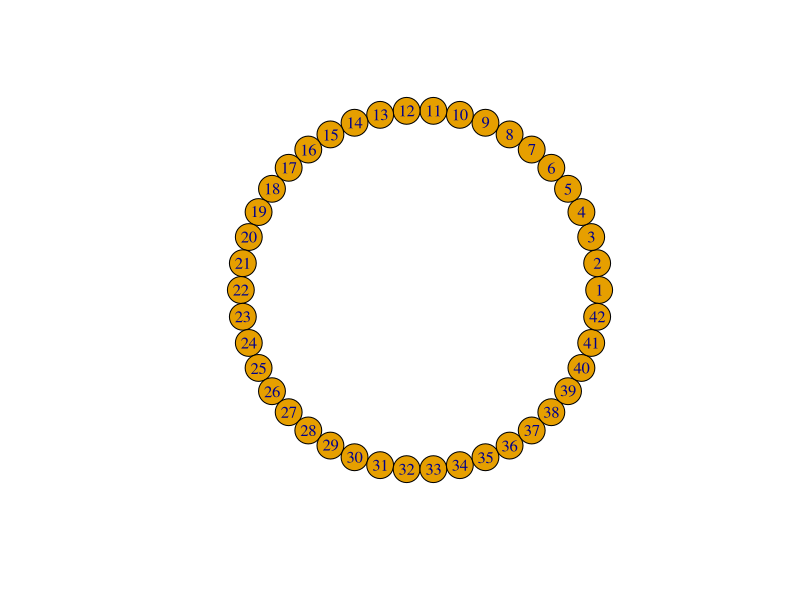
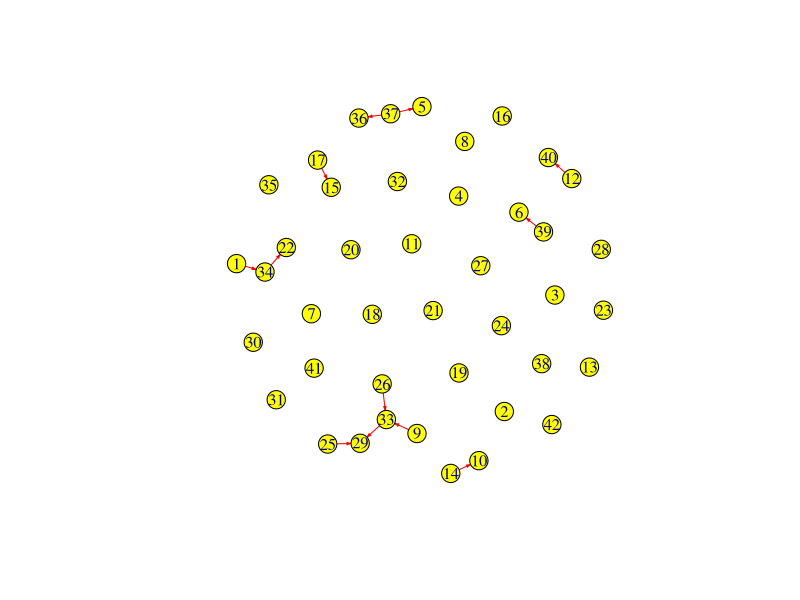
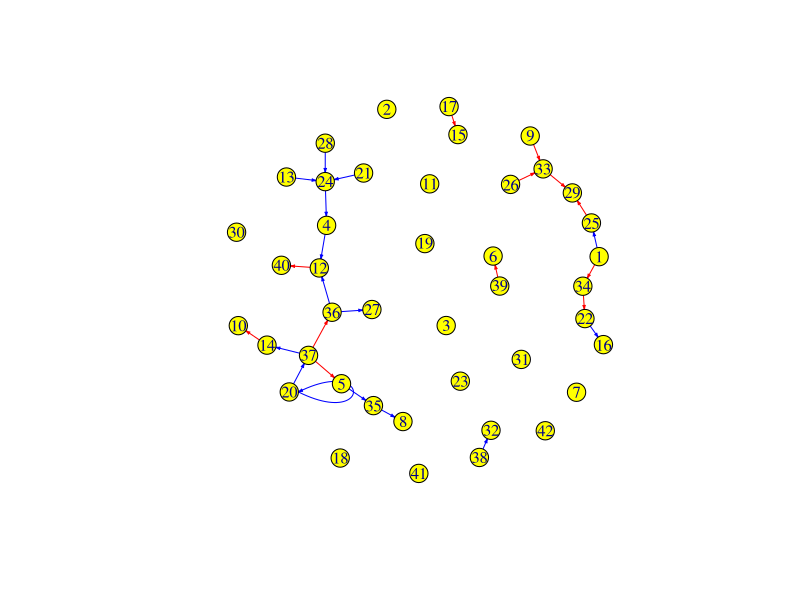
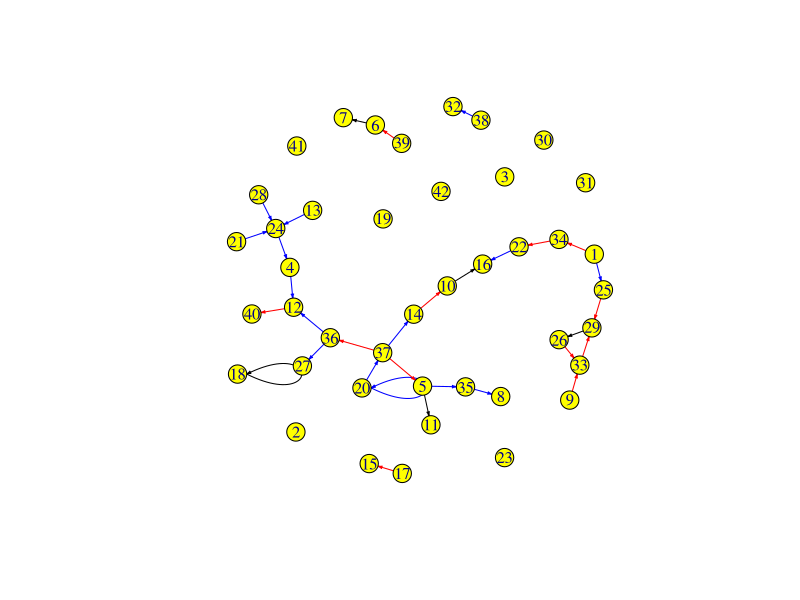
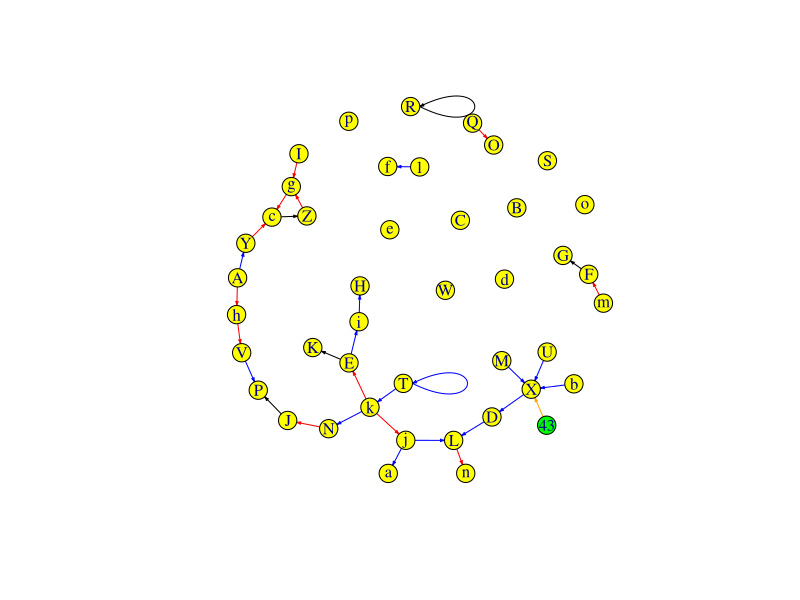
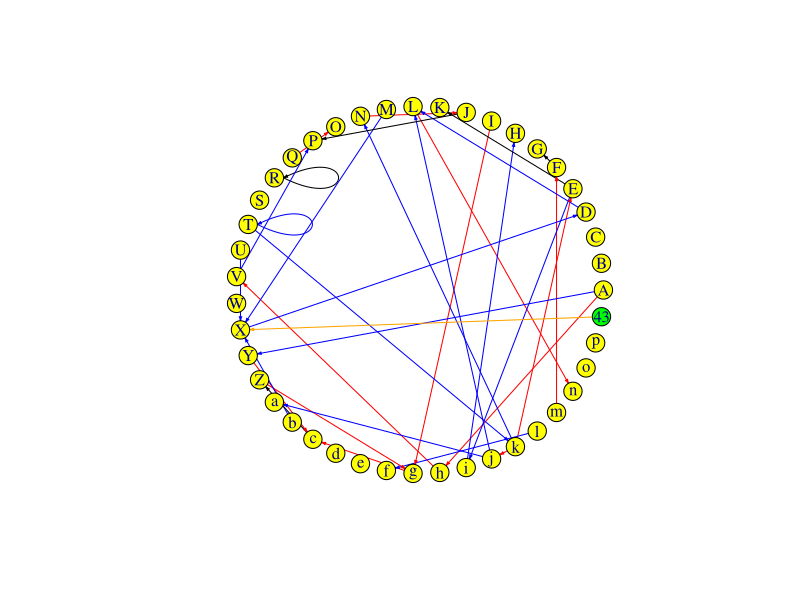
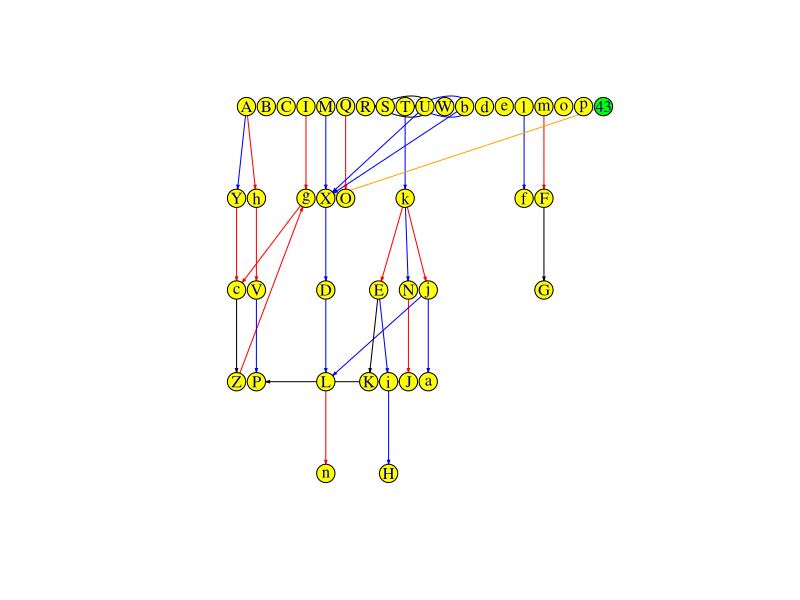
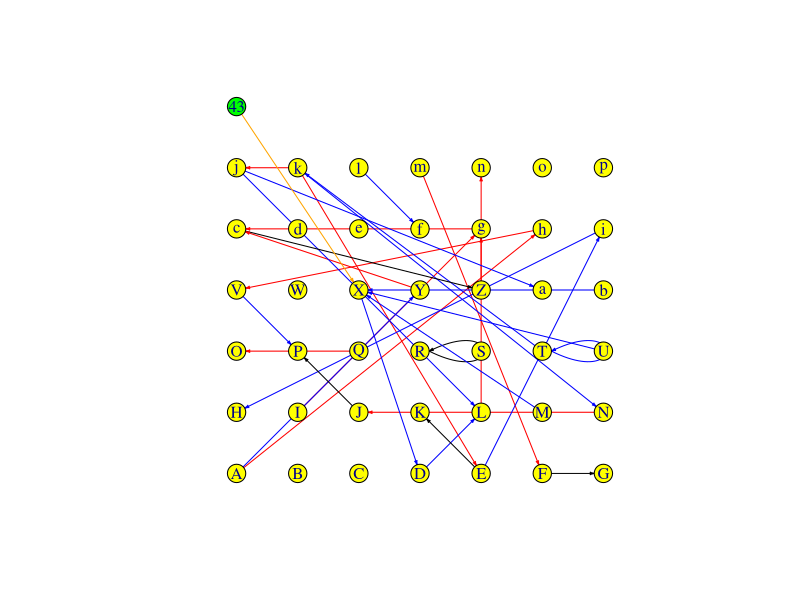

R code for these plots, in order:
N = 3
G_size = 42

# 1
library(igraph)

g <- make_ring(G_size)
plot(g, layout = layout_(g, in_circle()))

vcount(g); ecount(g); g[]


# 2
g1 <- graph.empty() + vertices(1 : G_size, color="yellow")
g1 <- g1 + edges(sample(V(g1), N * 8, replace = TRUE), color="red")
plot(g1, edge.arrow.size = .2, vertex.size = 10)
g1[]

g1 <- g1 + edges(sample(V(g1), N * 10, replace = TRUE), color="blue")
plot(g1, edge.arrow.size = .2, vertex.size = 10)
g1[]



# 3
if ((2*N + 23) %in% V(g1) && (2*N + 20) %in% V(g1))
  g1 <- g1 + edge((2*N + 23), (2*N + 20), color = 'black')

if ((2*N + 12) %in% V(g1) && (N + 15) %in% V(g1))
  g1 <- g1 + edge((2*N + 12), (N + 15), color = 'black')

if ((2*N - 1) %in% V(g1) && (N + 8) %in% V(g1))
  g1 <- g1 + edge((2*N - 1), (N + 8), color = 'black')

if ((2*N) %in% V(g1) && (2*N + 1) %in% V(g1))
  g1 <- g1 + edge((2*N), (2*N + 1), color = 'black')

if ((N + 7) %in% V(g1) && (N + 13) %in% V(g1))
  g1 <- g1 + edge((N + 7), (N + 13), color = 'black')
plot(g1, edge.arrow.size = .2, vertex.size = 10)

neighbors(g1, V(g1)[N], mode = 3)
incident(g1,V(g1)[N], mode=c("all", "out", "in", "total"))
are.connected(g1, V(g1)[N + 10], V(g1)[N + 12])
g1[]



# 4
deg <- degree(g1, mode="all")

most_con_v <- which.max(deg)
g1 <- g1 + vertices(G_size + 1, color="green")
g1 <- g1 + edge((G_size + 1), most_con_v, color = 'orange')

V(g1)[1 : 26]$name <- LETTERS
V(g1)[27 : G_size]$name <- letters[1 : 16];
g1[]

deg <- degree(g1, mode="all")
deg[deg > 2 & deg < 5]
plot(g1, edge.arrow.size = .2, vertex.size = 10)



# 5
plot(g1, edge.arrow.size = .2, vertex.size = 10, layout = layout.circle)
plot(g1, edge.arrow.size = .2, vertex.size = 10, layout = layout_as_tree)
plot(g1, edge.arrow.size = .2, vertex.size = 10, layout = layout.grid)



# 6
diameter(g1)
all_shortest_paths(g1, N, to = V(g1), mode = c("out", "all", "in"),weights = NULL)
plot(g1, vertex.size=deg*10)



# 7
edges <-c(1,2, 1,3, 4,5)
N = 5; M = 2
g2 <- graph(edges, n=N, directed = F)
plot(g2)

print(bipartite.mapping(g2)$res)
V(g2)$type <- bipartite.mapping(g2)$type # - указали, что это двудольный граф
V(g2)$color <- c("green", "red")[V(g2)$type + 1] 
plot(g2, layout=layout.bipartite)

green <- V(g2)[color == "green"]
print(green)

red <- V(g2)[color == "red"]
print(red)